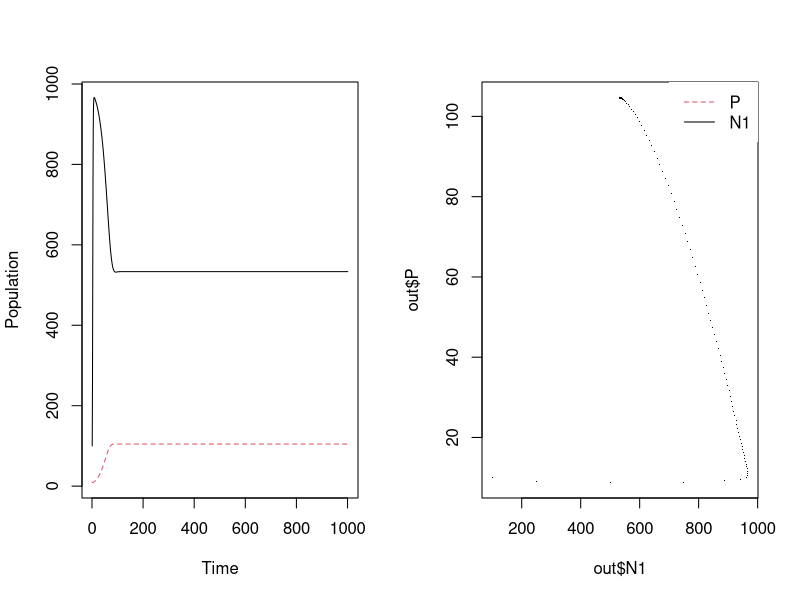
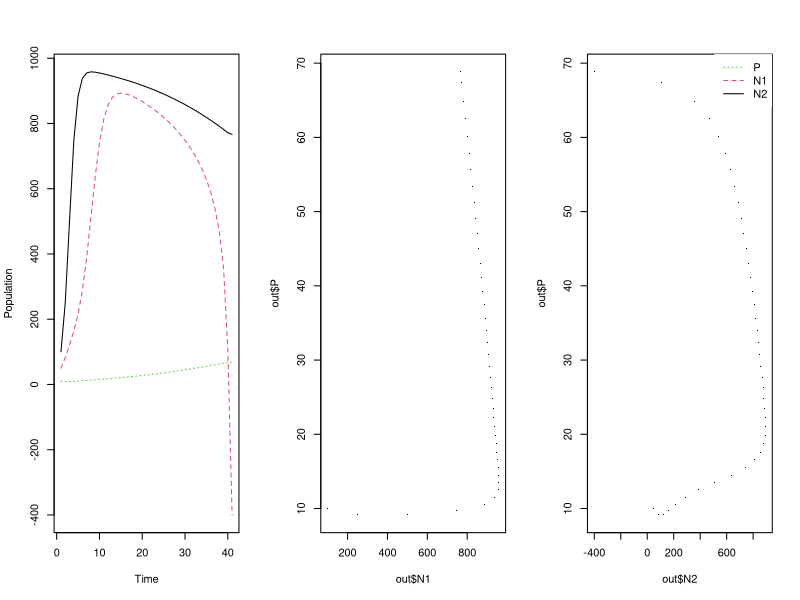

These figures' R source, in order:
## ---- chunk 1
knitr::opts_chunk$set(echo = TRUE)
## ---- chunk 2
library(deSolve)

RM <- function (Time, Populations, Parameters) {
    with(as.list(c(Populations, Parameters)), {
        dN1 = r1*N1*(1-N1/K1)-a1*N1/(b1+N1)*P
        dP = c*a1*N1/(b1+N1)*P - d*P
        return(list(c(dN1, dP)))
    })
}
 
 
pred2prey <- function (Time, Populations, Parameters) {
    with(as.list(c(Populations, Parameters)), {
            dN1 = r1*N1*(1-N1/K1)-a1*N1/(b1+N1)*P
            dN2 = r2*N2*(1-N2/K2)-a2*N1/(b2+N2)*P
            dP = c*(a1*N1/(b1+N1)*P+a2*N1/(b2+N2)) - d*P
        return(list(c(dN1, dN2, dP)))
    })
}
 
r1=1
r2=1.3
a1=0.01
a2=0.02
d=0.5
c=0.1
K1=500
K2=500

#initial conditions

P=10 
N1=100 
N2=50

# Parameters <- c(r1 = r1,r2=r2,a1=a1,a2=a2,c=c,d=d,K1=K1,K2=K2) 
# Populations <- c(N1 = N1, N2 = N2,P=P) #starting values
# 
 Time <- seq(0, 30, by = 1) #time steps, creates a sequence of integers from 0 to 100
# 
# 
# out <- as.data.frame(ode(func = pred2prey, y = Populations, parms = Parameters, times = Time))
# 
# matplot(out[,-1], type = "l", xlab = "Time", ylab = "Population")
# 
# legend("topright", c("P","N2", "N1"), lty = c(3,2,1), col = c(3,2,1), box.lwd = 0)


###RM
P=10 
N1=100 

r1=1.2
a1=5
d=0.2
c=0.07
K1=1000
b1=400

r2=0.8
a2=5
K2=1000
b2=400

#mod <- rmprey(0.8, 1000, 5, 400, 0.07, 0.2)
#b, K, w, s, e, D
Parameters <- c(r1 = r1,a1=a1,c=c,d=d,K1=K1,b1=b1) 
Populations <- c(N1 = N1, P=P) #starting values
Time <- seq(0, 1000, by = 1) #time steps, creates a sequence of integers from 0 to 100

out <- as.data.frame(ode(func = RM, y = Populations, parms = Parameters, times = Time))
#out
par(mfrow=c(1,2))
matplot(out[,-1], type = "l", xlab = "Time", ylab = "Population")
plot(out$N1,out$P,pch=".")
legend("topright", c("P","N1"), lty = c(2,1), col = c(2,1), box.lwd = 0)

######################
## Now try messing with how can 2 prey coexist with shared predator. But read Holt. He probably figured this out already. But then we can add to that
###################

Parameters <- c(r1 = r1,r2=r2,a1=a1,a2=a2,b1=b1,b2=b2,c=c,d=d,K1=K1,K2=K2) 
Populations <- c(N1 = N1, N2 = N2,P=P) #starting values

out <- as.data.frame(ode(func = pred2prey, y = Populations, parms = Parameters, times = Time))
#out
par(mfrow=c(1,3))
matplot(out[,-1], type = "l", xlab = "Time", ylab = "Population")
plot(out$N1,out$P,pch=".")
plot(out$N2,out$P,pch=".")

legend("topright", c("P","N1","N2"), lty = c(3,2,1), col = c(3,2,1), box.lwd = 0)

# 
